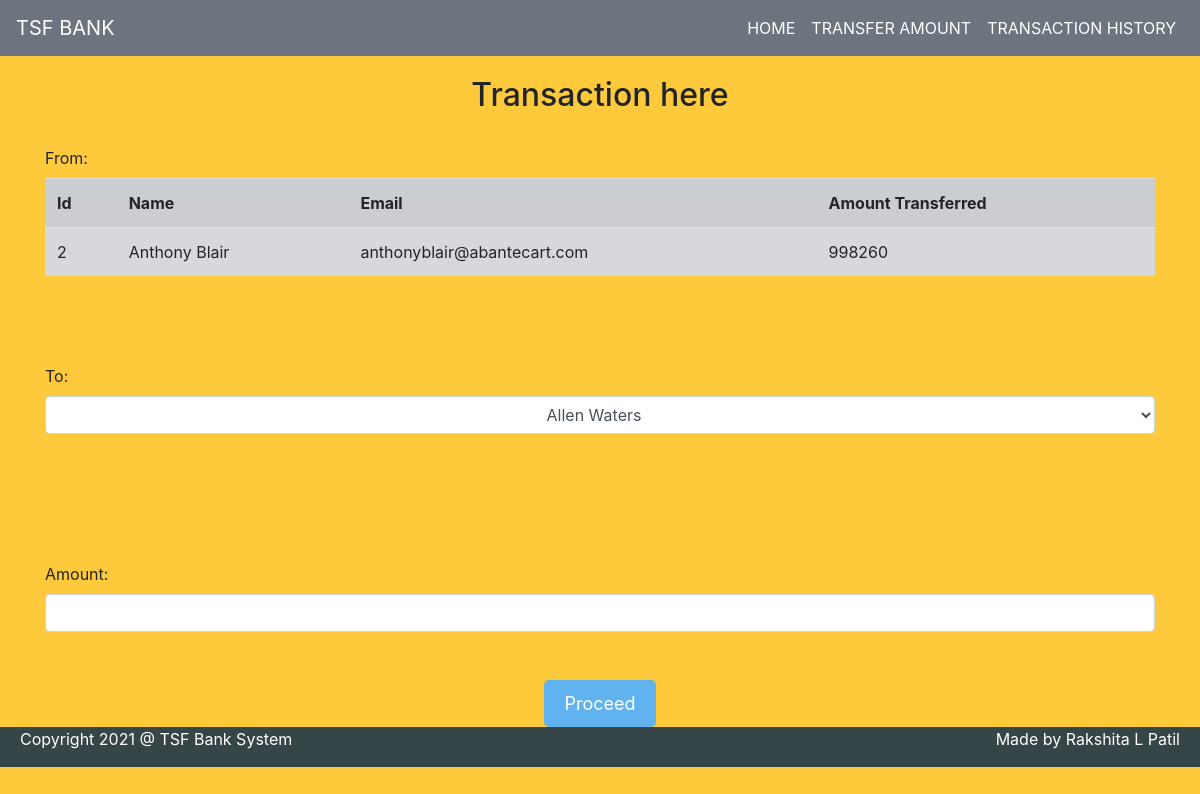
Screenshot of /transact.php?idth=2 with the database file from the repository.
### tables this page shows
CREATE TABLE IF NOT EXISTS `customers` (
  `id` int(255) NOT NULL AUTO_INCREMENT,
  `name` varchar(255) NOT NULL,
  `email` varchar(255) NOT NULL,
  `amount` int(255) NOT NULL,
  PRIMARY KEY (`id`)
);

### transact.php (the view, shortened to what this page needs)
<!DOCTYPE html>
<html lang="en">
<head>
    <link rel="stylesheet" href="https://maxcdn.bootstrapcdn.com/bootstrap/4.0.0/css/bootstrap.min.css">
</head>
<body>
  <nav class="navbar navbar-expand-sm bg-secondary navbar-dark justify-content-between">
    <a class="navbar-brand" href="#"><i class="fa fa-university fa-lg"></i>TSF BANK</a>
    <ul class="navbar-nav navbar-right ">
      <li class="nav-item active">
        <a class="nav-link" href="index.php">HOME</a>
      </li>
      <li class="nav-item active">
        <a class="nav-link" href="viewusers.php">TRANSFER AMOUNT</a>
      </li>
      <li class="nav-item active">
        <a class="nav-link" href="history.php">TRANSACTION HISTORY</a>
      </li>
    </ul>
  </nav>
    <div class="container divStyle">
        <h2>Transaction here</h2>
            <?php
                include 'connection.php';
                $sid=$_GET['idth'];
                $sql = "SELECT * FROM  customers where id=$sid";
                $query=mysqli_query($conn,$sql);
                $rows=mysqli_fetch_array($query);
            ?>
            <form method="post" name="tamount" class="" ><br/>
        <label> From: </label><br/>
        <div>
            <table class="table roundedCorners  tabletext table-hover table-secondary  table-striped table-condensed"  >
                <tr>
                    <th>Id</th>
                    <th>Name</th>
                    <th>Email</th>
                    <th>Amount Transferred</th>
                </tr>
                <tr>
                    <td><?php echo $rows['id'] ?></td>
                    <td><?php echo $rows['name'] ?></td>
                    <td><?php echo $rows['email'] ?></td>
                    <td><?php echo $rows['amount'] ?></td>
                </tr>
            </table>
        </div>
        <br/><br/><br/>
        <label>To:</label>
        <select class=" form-control"   name="to" style="margin-bottom:5%; " required>
            <?php
                include 'connection.php';
                $sid=$_GET['idth'];
                $sql = "SELECT * FROM customers where id!=$sid";
                $query=mysqli_query($conn,$sql);
                while($rows = mysqli_fetch_array($query)) {
            ?>
                <option class="table text-center table-striped table-secondary" value="<?php echo $rows['id'];?>" >
                    <?php echo $rows['name'] ;?>
                </option>
            <?php
                }
            ?>
        </select>
        <br/><br/><br/>
            <label>Amount:</label>
            <input type="number" id="" class="form-control" name="amount" min="0" required  />  <br/><br/>
                <div class="text-center btn3" >
            <button class="button" name="submit" type="submit" id="myBtn">Proceed</button>
            </div>
        </form>
    </div>
    <div class="footer ">
      <p>Copyright 2021 @ TSF Bank System </p>
      <p>Made by Rakshita L Patil</p>
    </div>
</body>
</html>

### transact.php (style rules this page uses)
body { background-color: #ffc93c; }
.button { background-color: #60B3EE; border: none; color: white; padding: 10px 20px; text-align: center; text-decoration: none; display: inline-block; font-size: 18px; margin: 0px 2px; border-radius: 5px; }
h2 { text-align: center; margin-top: 20px; }
.footer { display: flex; justify-content:space-between; align-items:center; background-color: #364547; color: white; padding: 0 20px; }

### rows the page displays
customers: id "2", name "Anthony Blair", email "anthonyblair@abantecart.com", amount "998260"

### other values shown
form field to "Allen Waters"
